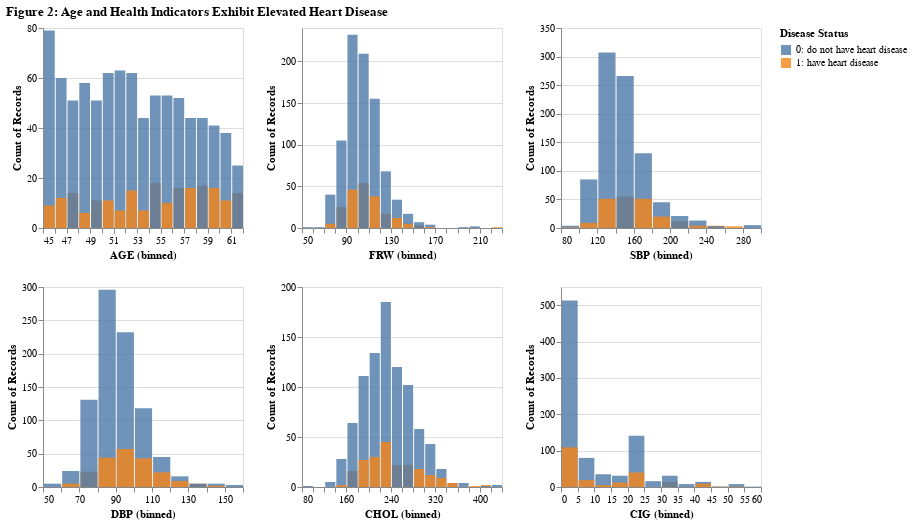

The cell this chart's notebook holds for it:
### Markdown cell above
__There are 1,095 individuals without heart disease and 268 individuals with heart disease, indicating a higher prevalence of non-disease cases in the sample.__

### Code cell
# 4. distribution of numerical features
numerical_features = ['AGE', 'FRW', 'SBP', 'DBP', 'CHOL',	'CIG']

numerical_chart = alt.Chart(train_df).transform_calculate(
    disease_label="datum.disease == 1 ? '1: have heart disease' : '0: do not have heart disease'"
).mark_bar(opacity=0.8).encode(
    alt.X(alt.repeat('repeat'), type='quantitative', bin=alt.Bin(maxbins=20)),
    alt.Y('count()', stack=None),
    color=alt.Color('disease_label:N', legend=alt.Legend(title="Disease Status"))
).properties(
    width=200,
    height=200
).repeat(
    repeat=numerical_features, 
    columns=3
).properties(
    title='Figure 2: Age and Health Indicators Exhibit Elevated Heart Disease'
)

numerical_chart

### Figure 1 — Vega-Lite specification as saved in the notebook (floating-point values rounded to 4 significant figures; data arrays with more than 128 entries replaced by an {"elided": "..."} marker saying what was removed)
{"config": {"view": {"continuousWidth": 300, "continuousHeight": 300}}, "repeat": ["AGE", "FRW", "SBP", "DBP", "CHOL", "CIG"], "spec": {"data": {"name": "data-5fe4e6e4552021d39026d4b3c0d760ab"}, "mark": {"type": "bar", "opacity": 0.8}, "encoding": {"color": {"field": "disease_label", "legend": {"title": "Disease Status"}, "type": "nominal"}, "x": {"bin": {"maxbins": 20}, "field": {"repeat": "repeat"}, "type": "quantitative"}, "y": {"aggregate": "count", "stack": null, "type": "quantitative"}}, "height": 200, "transform": [{"calculate": "datum.disease == 1 ? '1: have heart disease' : '0: do not have heart disease'", "as": "disease_label"}], "width": 200}, "columns": 3, "title": "Figure 2: Age and Health Indicators Exhibit Elevated Heart Disease", "$schema": "https://vega.github.io/schema/vega-lite/v5.15.1.json", "datasets": {"data-5fe4e6e4552021d39026d4b3c0d760ab": {"elided": "1090 records"}}}
